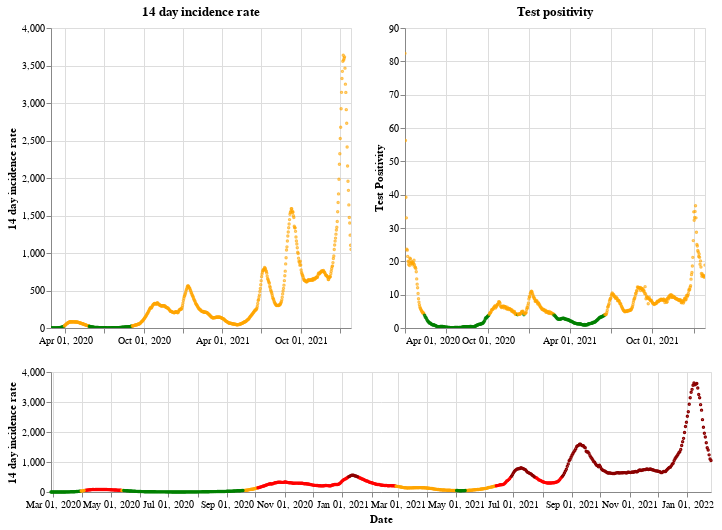

Here is the notebook cell this chart was saved with:
### Markdown cell above
## Scotland

### Code cell
plot_traffic_light('Scotland')

### Figure 1 — Vega-Lite specification as saved in the notebook (floating-point values rounded to 4 significant figures; data arrays with more than 128 entries replaced by an {"elided": "..."} marker saying what was removed)
{"config": {"view": {"continuousWidth": 400, "continuousHeight": 300}}, "vconcat": [{"hconcat": [{"mark": {"type": "point", "size": 2}, "encoding": {"color": {"condition": {"value": "green", "test": "(datum.twoWeeklyCasesRate <= 25)"}, "value": "orange"}, "tooltip": [{"type": "nominal", "field": "areaName"}, {"type": "temporal", "field": "date"}, {"type": "quantitative", "field": "twoWeeklyCasesRate"}, {"type": "quantitative", "field": "testPositivity"}], "x": {"type": "temporal", "axis": {"title": ""}, "field": "date", "scale": {"domain": {"selection": "DateBrush"}}, "timeUnit": "yearmonthdate"}, "y": {"type": "quantitative", "axis": {"title": "14 day incidence rate"}, "field": "twoWeeklyCasesRate"}}, "title": "14 day incidence rate", "width": 300}, {"mark": {"type": "point", "size": 2}, "encoding": {"color": {"condition": {"value": "green", "test": "(datum.testPositivity <= 4)"}, "value": "orange"}, "tooltip": [{"type": "nominal", "field": "areaName"}, {"type": "temporal", "field": "date"}, {"type": "quantitative", "field": "twoWeeklyCasesRate"}, {"type": "quantitative", "field": "testPositivity"}], "x": {"type": "temporal", "axis": {"title": ""}, "field": "date", "scale": {"domain": {"selection": "DateBrush"}}, "timeUnit": "yearmonthdate"}, "y": {"type": "quantitative", "axis": {"title": "Test Positivity"}, "field": "testPositivity"}}, "title": "Test positivity", "width": 300}]}, {"layer": [{"mark": {"type": "point", "size": 2}, "encoding": {"color": {"condition": {"value": "orange", "test": "(((datum.testPositivity < 4) && (datum.twoWeeklyCasesRate >= 50)) && (datum.twoWeeklyCasesRate < 200))"}, "value": "red"}, "opacity": {"condition": {"value": 1, "test": "((datum.twoWeeklyCasesRate >= 50) && (datum.twoWeeklyCasesRate < 500))"}, "value": 0}, "tooltip": [{"type": "nominal", "field": "areaName"}, {"type": "temporal", "field": "date"}, {"type": "quantitative", "field": "twoWeeklyCasesRate"}, {"type": "quantitative", "field": "testPositivity"}], "x": {"type": "temporal", "axis": {"title": "Date"}, "field": "date", "timeUnit": "yearmonthdate"}, "y": {"type": "quantitative", "axis": {"title": "14 day incidence rate"}, "field": "twoWeeklyCasesRate"}}, "selection": {"DateBrush": {"type": "interval", "encodings": ["x"], "fields": ["Time"]}}}, {"mark": {"type": "point", "size": 2}, "encoding": {"color": {"value": "darkred"}, "opacity": {"condition": {"value": 1, "test": "(datum.twoWeeklyCasesRate >= 500)"}, "value": 0}, "tooltip": [{"type": "nominal", "field": "areaName"}, {"type": "temporal", "field": "date"}, {"type": "quantitative", "field": "twoWeeklyCasesRate"}, {"type": "quantitative", "field": "testPositivity"}], "x": {"type": "temporal", "axis": {"title": "Date"}, "field": "date", "timeUnit": "yearmonthdate"}, "y": {"type": "quantitative", "axis": {"title": "14 day incidence rate"}, "field": "twoWeeklyCasesRate"}}}, {"mark": {"type": "point", "size": 2}, "encoding": {"color": {"condition": {"value": "green", "test": "((datum.testPositivity < 4) && (datum.twoWeeklyCasesRate < 50))"}, "value": "orange"}, "opacity": {"condition": {"value": 1, "test": "(datum.twoWeeklyCasesRate < 50)"}, "value": 0}, "tooltip": [{"type": "nominal", "field": "areaName"}, {"type": "temporal", "field": "date"}, {"type": "quantitative", "field": "twoWeeklyCasesRate"}, {"type": "quantitative", "field": "testPositivity"}], "x": {"type": "temporal", "axis": {"title": "Date"}, "field": "date", "timeUnit": "yearmonthdate"}, "y": {"type": "quantitative", "axis": {"title": "14 day incidence rate"}, "field": "twoWeeklyCasesRate"}}}], "height": 120, "width": 660}], "data": {"name": "data-4a635ca0ace04eb1075a3459ae706e0d"}, "$schema": "https://vega.github.io/schema/vega-lite/v4.8.1.json", "datasets": {"data-4a635ca0ace04eb1075a3459ae706e0d": {"elided": "699 records"}}}
